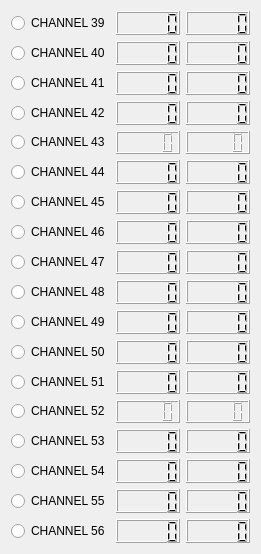
      <widget class="QWidget" name="layoutWidget">
       <property name="geometry">
        <rect>
         <x>560</x>
         <y>70</y>
         <width>261</width>
         <height>554</height>
        </rect>
       </property>
       <layout class="QVBoxLayout" name="verticalLayout_7">
        <item>
         <layout class="QHBoxLayout" name="horizontalLayout_56">
          <item>
           <widget class="QRadioButton" name="lvds_rx_en_37">
            <property name="text">
             <string>CHANNEL 39</string>
            </property>
            <property name="autoExclusive">
             <bool>false</bool>
            </property>
           </widget>
          </item>
          <item>
           <widget class="QLCDNumber" name="lvds_freq_37"/>
          </item>
          <item>
           <widget class="QLCDNumber" name="lvds_glitch_cnt_37"/>
          </item>
         </layout>
        </item>
        <item>
         <layout class="QHBoxLayout" name="horizontalLayout_66">
          <item>
           <widget class="QRadioButton" name="lvds_rx_en_47">
            <property name="text">
             <string>CHANNEL 40</string>
            </property>
            <property name="autoExclusive">
             <bool>false</bool>
            </property>
           </widget>
          </item>
          <item>
           <widget class="QLCDNumber" name="lvds_freq_47"/>
          </item>
          <item>
           <widget class="QLCDNumber" name="lvds_glitch_cnt_47"/>
          </item>
         </layout>
        </item>
        <item>
         <layout class="QHBoxLayout" name="horizontalLayout_58">
          <item>
           <widget class="QRadioButton" name="lvds_rx_en_39">
            <property name="text">
             <string>CHANNEL 41</string>
            </property>
            <property name="autoExclusive">
             <bool>false</bool>
            </property>
           </widget>
          </item>
          <item>
           <widget class="QLCDNumber" name="lvds_freq_39"/>
          </item>
          <item>
           <widget class="QLCDNumber" name="lvds_glitch_cnt_39"/>
          </item>
         </layout>
        </item>
        <item>
         <layout class="QHBoxLayout" name="horizontalLayout_74">
          <item>
           <widget class="QRadioButton" name="lvds_rx_en_55">
            <property name="text">
             <string>CHANNEL 42</string>
            </property>
            <property name="autoExclusive">
             <bool>false</bool>
            </property>
           </widget>
          </item>
          <item>
           <widget class="QLCDNumber" name="lvds_freq_55"/>
          </item>
          <item>
           <widget class="QLCDNumber" name="lvds_glitch_cnt_55"/>
          </item>
         </layout>
        </item>
        <item>
         <layout class="QHBoxLayout" name="horizontalLayout_61">
          <item>
           <widget class="QRadioButton" name="lvds_rx_en_42">
            <property name="text">
             <string>CHANNEL 43</string>
            </property>
            <property name="autoExclusive">
             <bool>false</bool>
            </property>
           </widget>
          </item>
          <item>
           <widget class="QLCDNumber" name="lvds_freq_42"/>
          </item>
          <item>
           <widget class="QLCDNumber" name="lvds_glitch_cnt_42"/>
          </item>
         </layout>
        </item>
        <item>
         <layout class="QHBoxLayout" name="horizontalLayout_70">
          <item>
           <widget class="QRadioButton" name="lvds_rx_en_51">
            <property name="text">
             <string>CHANNEL 44</string>
            </property>
            <property name="autoExclusive">
             <bool>false</bool>
            </property>
           </widget>
          </item>
          <item>
           <widget class="QLCDNumber" name="lvds_freq_51"/>
          </item>
          <item>
           <widget class="QLCDNumber" name="lvds_glitch_cnt_51"/>
          </item>
         </layout>
        </item>
        <item>
         <layout class="QHBoxLayout" name="horizontalLayout_55">
          <item>
           <widget class="QRadioButton" name="lvds_rx_en_36">
            <property name="text">
             <string>CHANNEL 45</string>
            </property>
            <property name="autoExclusive">
             <bool>false</bool>
            </property>
           </widget>
          </item>
          <item>
           <widget class="QLCDNumber" name="lvds_freq_36"/>
          </item>
          <item>
           <widget class="QLCDNumber" name="lvds_glitch_cnt_36"/>
          </item>
         </layout>
        </item>
        <item>
         <layout class="QHBoxLayout" name="horizontalLayout_43">
          <item>
           <widget class="QRadioButton" name="lvds_rx_en_24">
            <property name="text">
             <string>CHANNEL 46</string>
            </property>
            <property name="autoExclusive">
             <bool>false</bool>
            </property>
           </widget>
          </item>
          <item>
           <widget class="QLCDNumber" name="lvds_freq_24"/>
          </item>
          <item>
           <widget class="QLCDNumber" name="lvds_glitch_cnt_24"/>
          </item>
         </layout>
        </item>
        <item>
         <layout class="QHBoxLayout" name="horizontalLayout_21">
          <item>
           <widget class="QRadioButton" name="lvds_rx_en_15">
            <property name="text">
             <string>CHANNEL 47</string>
            </property>
            <property name="autoExclusive">
             <bool>false</bool>
            </property>
           </widget>
          </item>
          <item>
           <widget class="QLCDNumber" name="lvds_freq_15"/>
          </item>
          <item>
           <widget class="QLCDNumber" name="lvds_glitch_cnt_15"/>
          </item>
         </layout>
        </item>
        <item>
         <layout class="QHBoxLayout" name="horizontalLayout_51">
          <item>
           <widget class="QRadioButton" name="lvds_rx_en_32">
            <property name="text">
             <string>CHANNEL 48</string>
            </property>
            <property name="autoExclusive">
             <bool>false</bool>
            </property>
           </widget>
          </item>
          <item>
           <widget class="QLCDNumber" name="lvds_freq_32"/>
          </item>
          <item>
           <widget class="QLCDNumber" name="lvds_glitch_cnt_32"/>
          </item>
         </layout>
        </item>
        <item>
         <layout class="QHBoxLayout" name="horizontalLayout_27">
          <item>
           <widget class="QRadioButton" name="lvds_rx_en_9">
            <property name="text">
             <string>CHANNEL 49</string>
            </property>
            <property name="autoExclusive">
             <bool>false</bool>
            </property>
           </widget>
          </item>
          <item>
           <widget class="QLCDNumber" name="lvds_freq_9"/>
          </item>
          <item>
           <widget class="QLCDNumber" name="lvds_glitch_cnt_9"/>
          </item>
         </layout>
        </item>
        <item>
         <layout class="QHBoxLayout" name="horizontalLayout_34">
          <item>
           <widget class="QRadioButton" name="lvds_rx_en_2">
            <property name="text">
             <string>CHANNEL 50</string>
            </property>
            <property name="autoExclusive">
             <bool>false</bool>
            </property>
           </widget>
          </item>
          <item>
           <widget class="QLCDNumber" name="lvds_freq_2"/>
          </item>
          <item>
           <widget class="QLCDNumber" name="lvds_glitch_cnt_2"/>
          </item>
         </layout>
        </item>
        <item>
         <layout class="QHBoxLayout" name="horizontalLayout_42">
          <item>
           <widget class="QRadioButton" name="lvds_rx_en_23">
            <property name="text">
             <string>CHANNEL 51</string>
            </property>
            <property name="autoExclusive">
             <bool>false</bool>
            </property>
           </widget>
          </item>
          <item>
           <widget class="QLCDNumber" name="lvds_freq_23"/>
          </item>
          <item>
           <widget class="QLCDNumber" name="lvds_glitch_cnt_23"/>
          </item>
         </layout>
        </item>
        <item>
         <layout class="QHBoxLayout" name="horizontalLayout_40">
          <item>
           <widget class="QRadioButton" name="lvds_rx_en_21">
            <property name="text">
             <string>CHANNEL 52</string>
            </property>
            <property name="autoExclusive">
             <bool>false</bool>
            </property>
           </widget>
          </item>
          <item>
           <widget class="QLCDNumber" name="lvds_freq_21"/>
          </item>
          <item>
           <widget class="QLCDNumber" name="lvds_glitch_cnt_21"/>
          </item>
         </layout>
        </item>
        <item>
         <layout class="QHBoxLayout" name="horizontalLayout_24">
          <item>
           <widget class="QRadioButton" name="lvds_rx_en_12">
            <property name="text">
             <string>CHANNEL 53</string>
            </property>
            <property name="autoExclusive">
             <bool>false</bool>
            </property>
           </widget>
          </item>
          <item>
           <widget class="QLCDNumber" name="lvds_freq_12"/>
          </item>
          <item>
           <widget class="QLCDNumber" name="lvds_glitch_cnt_12"/>
          </item>
         </layout>
        </item>
        <item>
         <layout class="QHBoxLayout" name="horizontalLayout_41">
          <item>
           <widget class="QRadioButton" name="lvds_rx_en_22">
            <property name="text">
             <string>CHANNEL 54</string>
            </property>
            <property name="autoExclusive">
             <bool>false</bool>
            </property>
           </widget>
          </item>
          <item>
           <widget class="QLCDNumber" name="lvds_freq_22"/>
          </item>
          <item>
           <widget class="QLCDNumber" name="lvds_glitch_cnt_22"/>
          </item>
         </layout>
        </item>
        <item>
         <layout class="QHBoxLayout" name="horizontalLayout_23">
          <item>
           <widget class="QRadioButton" name="lvds_rx_en_13">
            <property name="text">
             <string>CHANNEL 55</string>
            </property>
            <property name="autoExclusive">
             <bool>false</bool>
            </property>
           </widget>
          </item>
          <item>
           <widget class="QLCDNumber" name="lvds_freq_13"/>
          </item>
          <item>
           <widget class="QLCDNumber" name="lvds_glitch_cnt_13"/>
          </item>
         </layout>
        </item>
        <item>
         <layout class="QHBoxLayout" name="horizontalLayout_31">
          <item>
           <widget class="QRadioButton" name="lvds_rx_en_5">
            <property name="text">
             <string>CHANNEL 56</string>
            </property>
            <property name="autoExclusive">
             <bool>false</bool>
            </property>
           </widget>
          </item>
          <item>
           <widget class="QLCDNumber" name="lvds_freq_5"/>
          </item>
          <item>
           <widget class="QLCDNumber" name="lvds_glitch_cnt_5"/>
          </item>
         </layout>
        </item>
       </layout>
      </widget>
